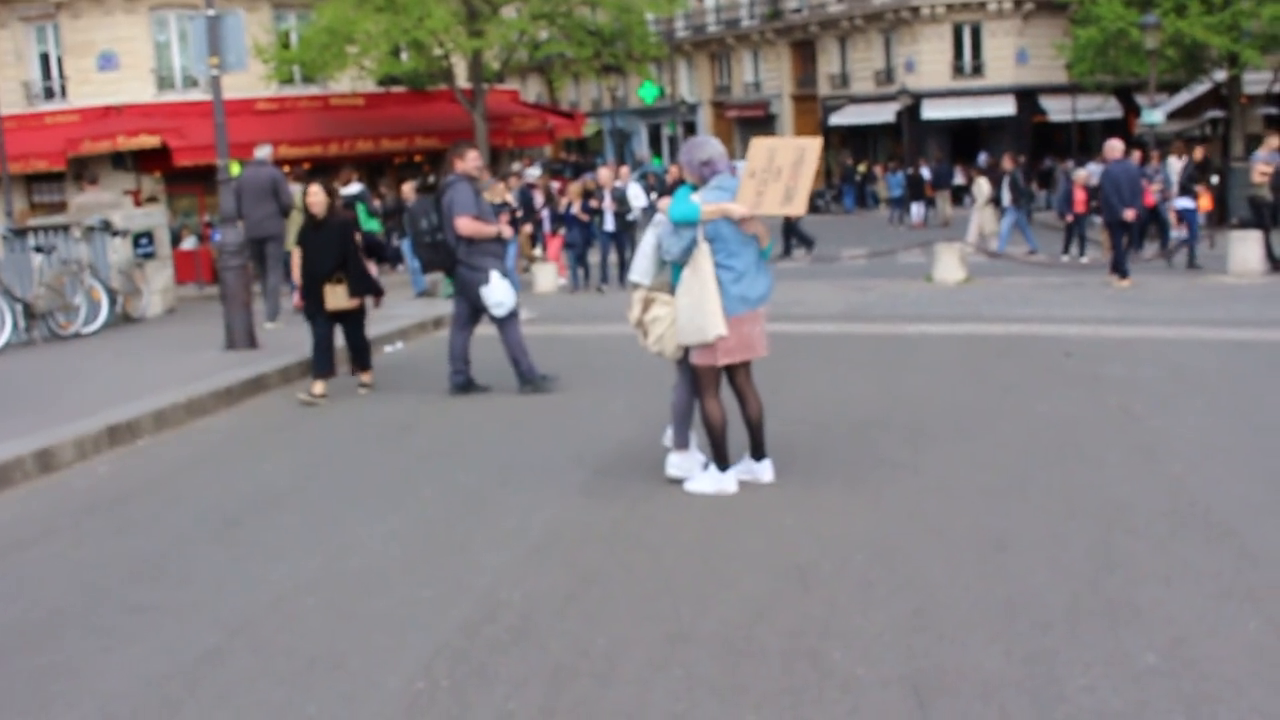
#> input picture frame 20 of video.mp4, 1280 x 720 px, given in place of 162353.crf3.avi, which was not available
$ python test4.py
#> lines starting #> are read from the running program, lines starting #| are printed output that depends on the picture; after the words box and inside, x2 and y2 are one past the last pixel; in counts of white or black regions, pixels touching at a corner belong together; pictures that were not available may be replaced by others from this repository, and a replacement may not be noted
import cv2
import os

def save_binary_frames(video_path, output_folder, img_format='jpg', threshold=127):
    # 動画ファイルを読み込む
#> called with video_path = 'tf-pose-estimation/work/162353.crf3.avi', output_folder = 'tf-pose-estimation/work/output_crf3_f', img_format = 'jpg', threshold = 127
    cap = cv2.VideoCapture(video_path)

    if not cap.isOpened():
        print(f"動画ファイル {video_path} を開けませんでした。")
        return

    # 出力フォルダの作成
    os.makedirs(output_folder, exist_ok=True)

    frame_count = 0
    while True:
        ret, frame = cap.read()
#> frame is the input picture: shape (720, 1280, 3); mean B, G, R 126.8, 125.8, 132.5
        if not ret:
            break

        # グレースケールに変換
        gray = cv2.cvtColor(frame, cv2.COLOR_BGR2GRAY)
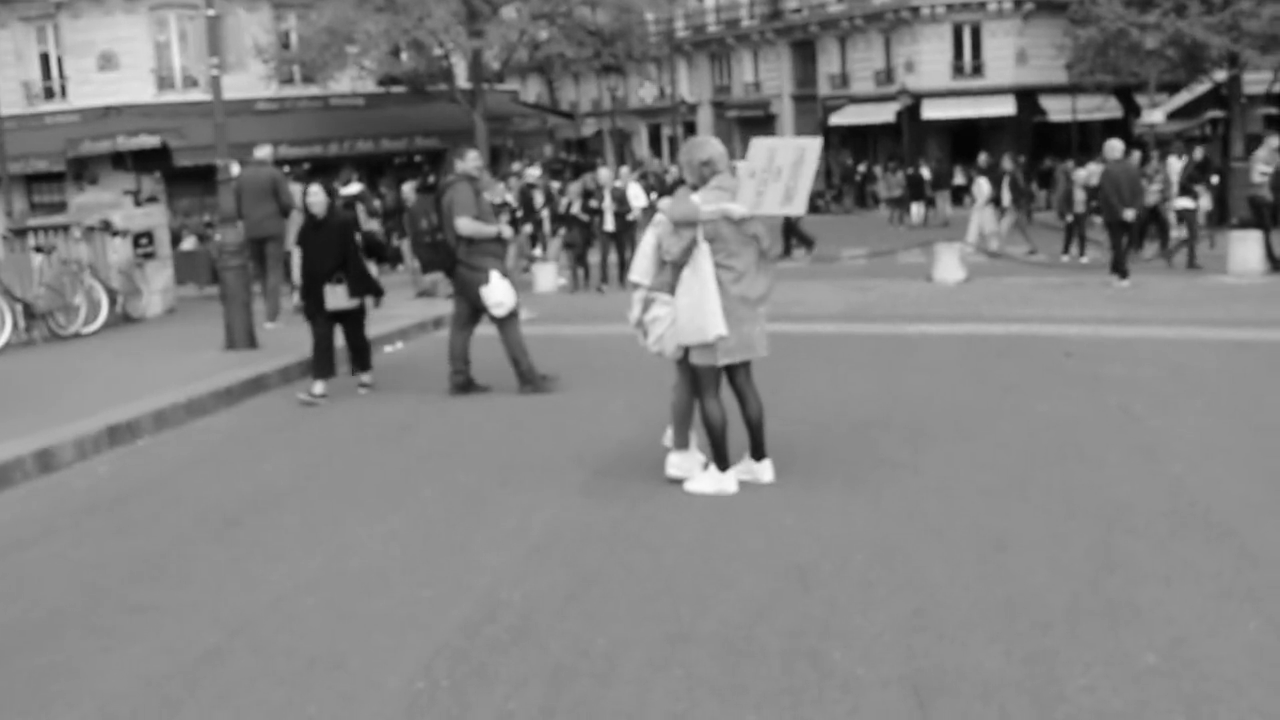
#> gray: shape (720, 1280); min 2, max 254, mean 128

        # 二値化処理
        _, binary = cv2.threshold(gray, threshold, 255, cv2.THRESH_BINARY)
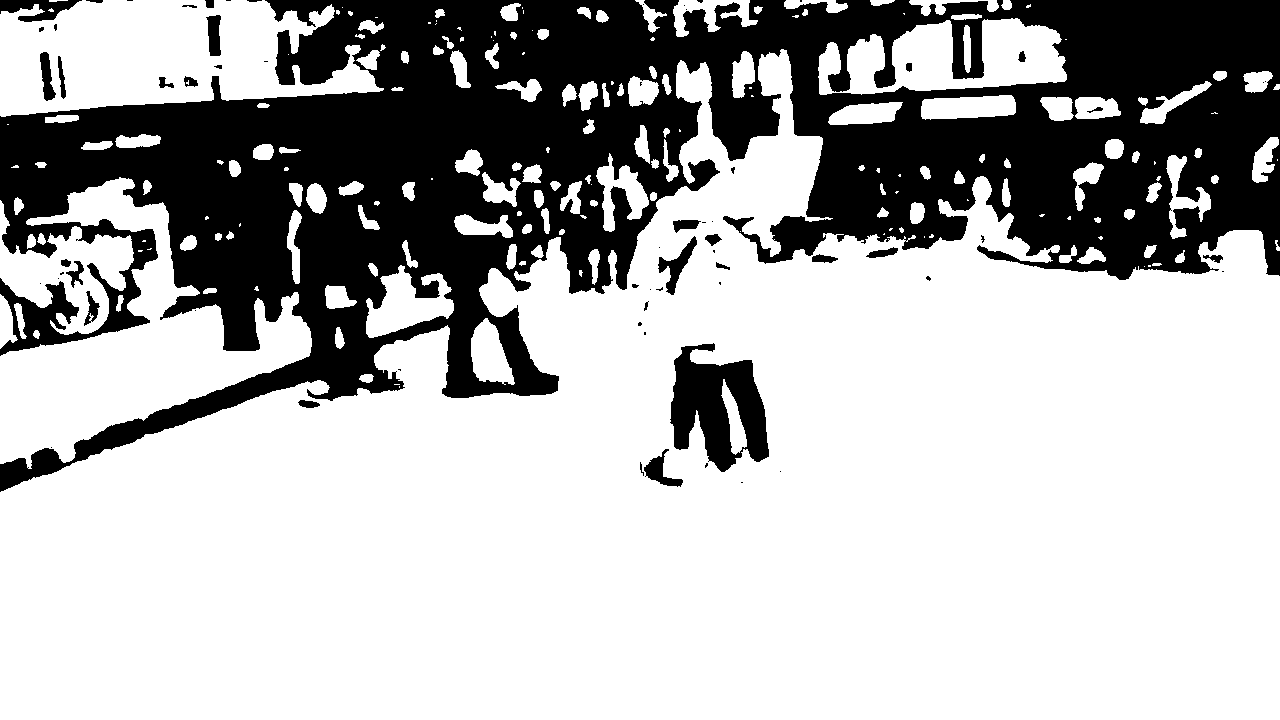
#> binary: shape (720, 1280); 69.8% white; 66 black regions (35 under 20 px), largest, box (x1, y1, x2, y2) and area: (0, 0, 1280, 492) 265364, (670, 343, 769, 472) 7428, (0, 0, 82, 22) 978

        # 二値化されたフレームの書き出し
        frame_filename = f"frame_{frame_count:04d}.{img_format}"
        frame_path = os.path.join(output_folder, frame_filename)
        cv2.imwrite(frame_path, binary)

        frame_count += 1

    cap.release()
    print(f"{frame_count} フレームが二値化されて {output_folder} に保存されました。")

# 使用例
video_path = 'tf-pose-estimation/work/162353.crf3.avi'  # 動画ファイルのパス
output_folder = 'tf-pose-estimation/work/output_crf3_f'  # 画像を保存するフォルダのパス

save_binary_frames(video_path, output_folder)

$ run again, starting later in the video
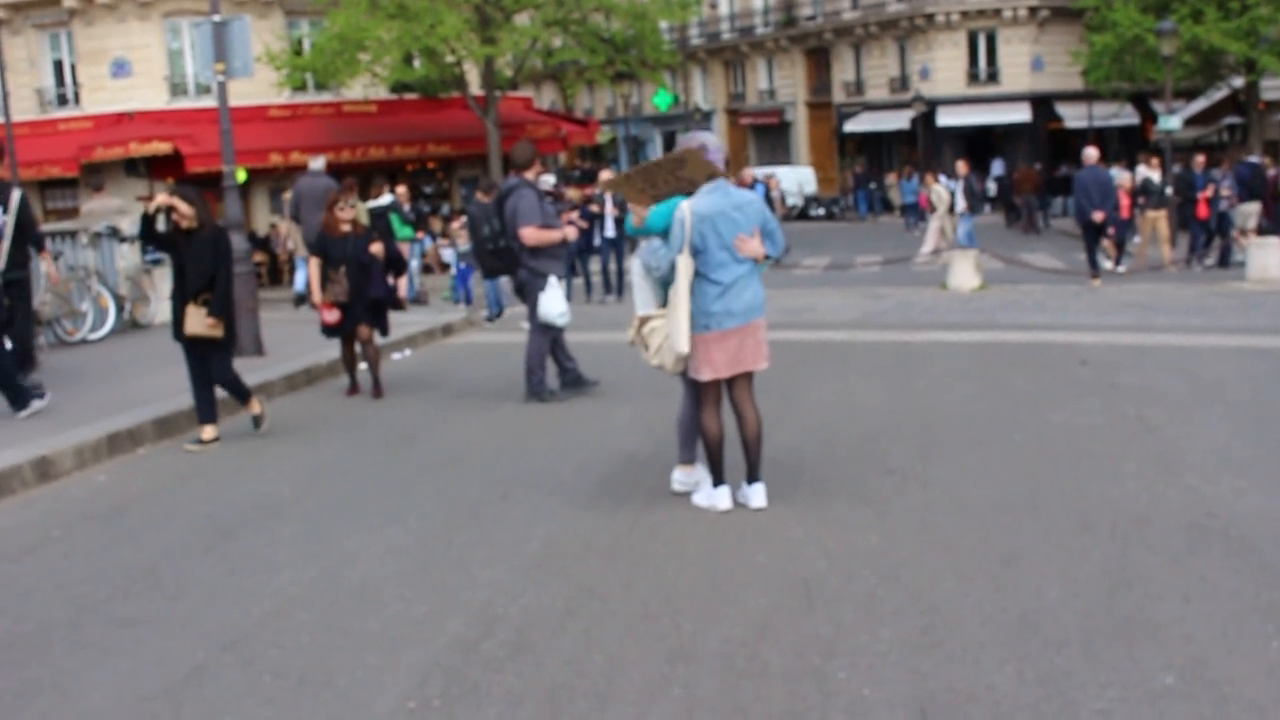
#> input picture frame 92 of video.mp4, 1280 x 720 px, given in place of 162353.crf3.avi, which was not available
#> in save_binary_frames, frame is the input picture: shape (720, 1280, 3); mean B, G, R 118.3, 117.4, 123.5
#> in save_binary_frames, `gray = cv2.cvtColor(frame, cv2.COLOR_BGR2GRAY)`:
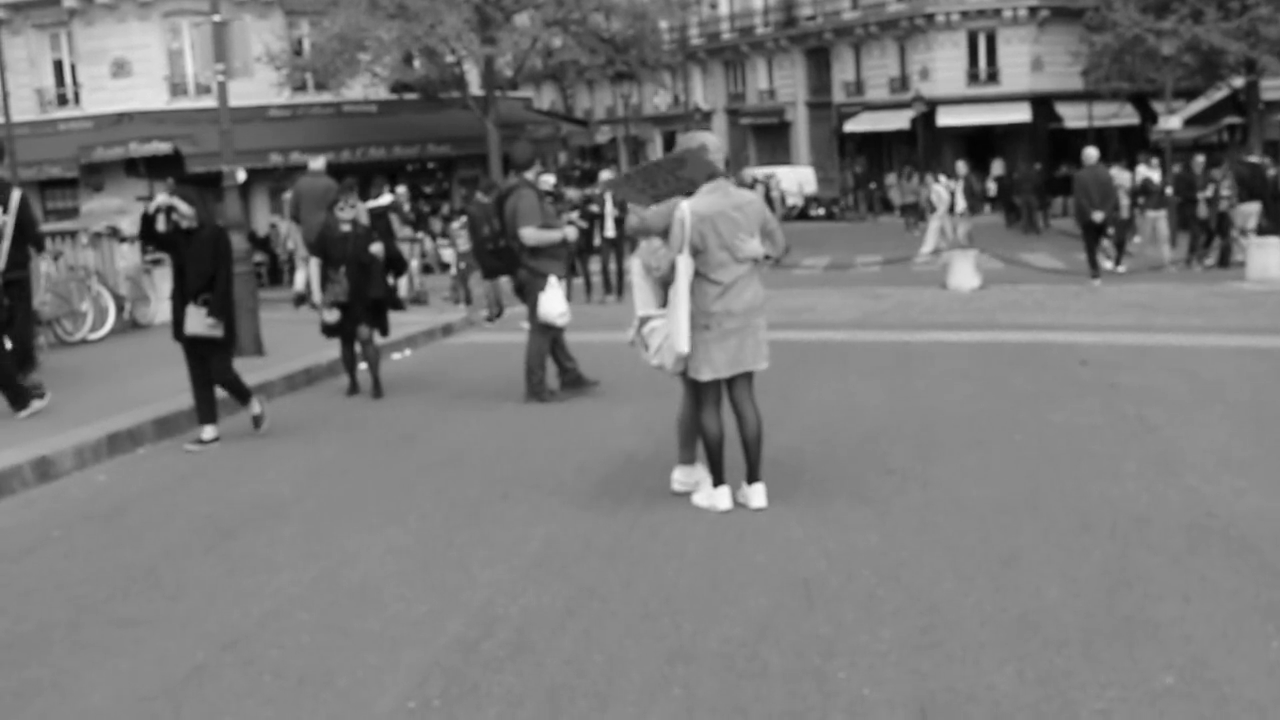
#> gray: shape (720, 1280); min 3, max 248, mean 119.4
#> in save_binary_frames, `_, binary = cv2.threshold(gray, threshold, 255, cv2.THRESH_BINARY)`:
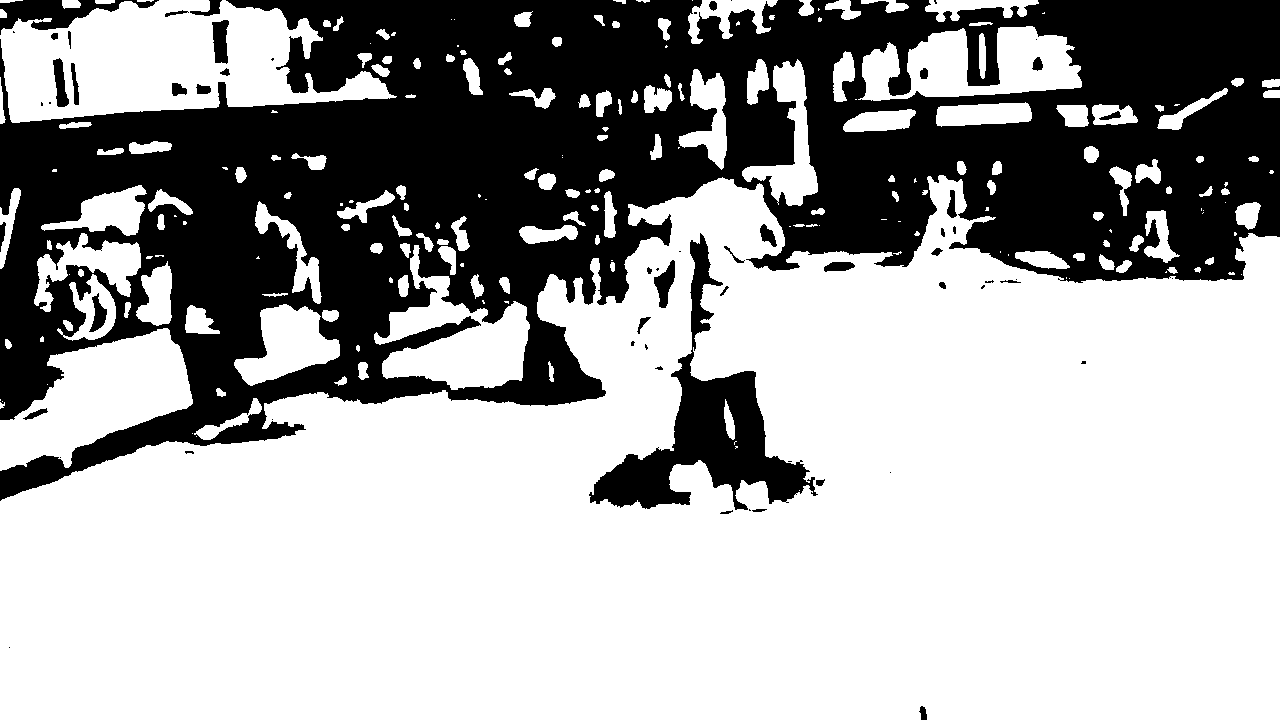
#> binary: shape (720, 1280); 64.9% white; 62 black regions (24 under 20 px), largest, box (x1, y1, x2, y2) and area: (0, 0, 1280, 501) 300819, (589, 233, 818, 510) 15409, (0, 0, 159, 35) 2282

$ run again, starting later in the video
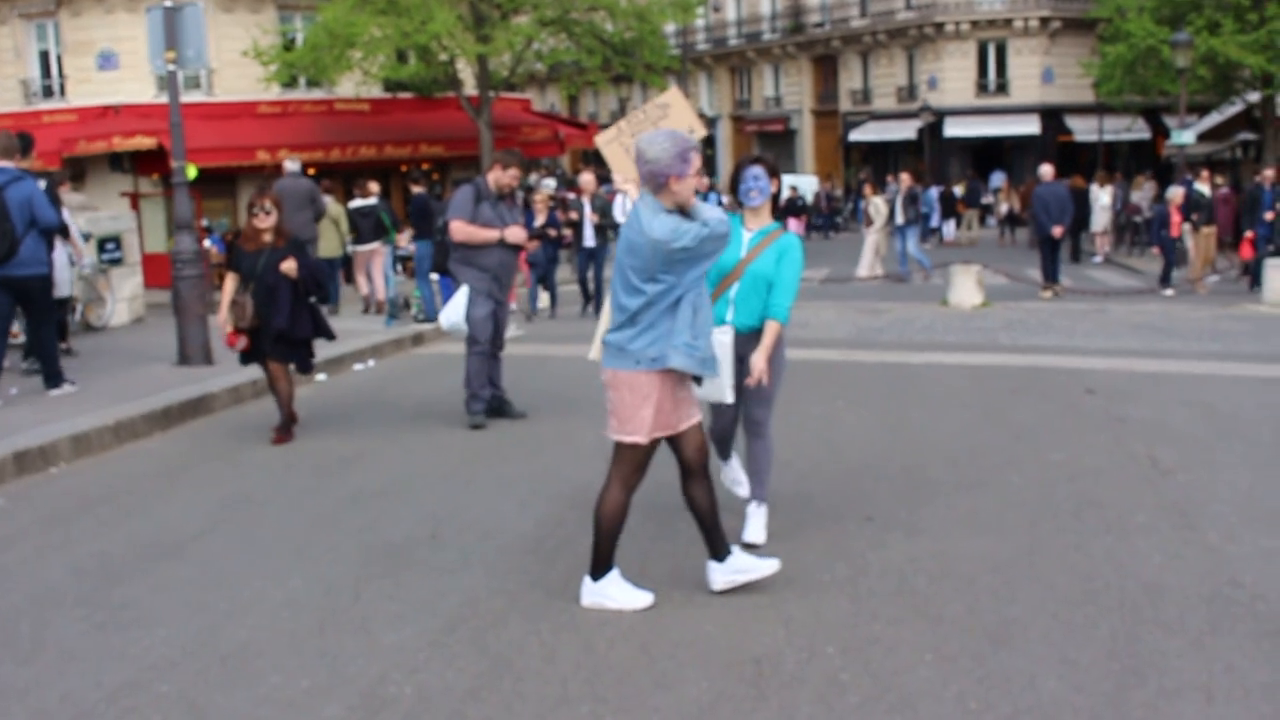
#> input picture frame 164 of video.mp4, 1280 x 720 px, given in place of 162353.crf3.avi, which was not available
#> in save_binary_frames, frame is the input picture: shape (720, 1280, 3); mean B, G, R 118.9, 117.3, 122.5
#> in save_binary_frames, `gray = cv2.cvtColor(frame, cv2.COLOR_BGR2GRAY)`:
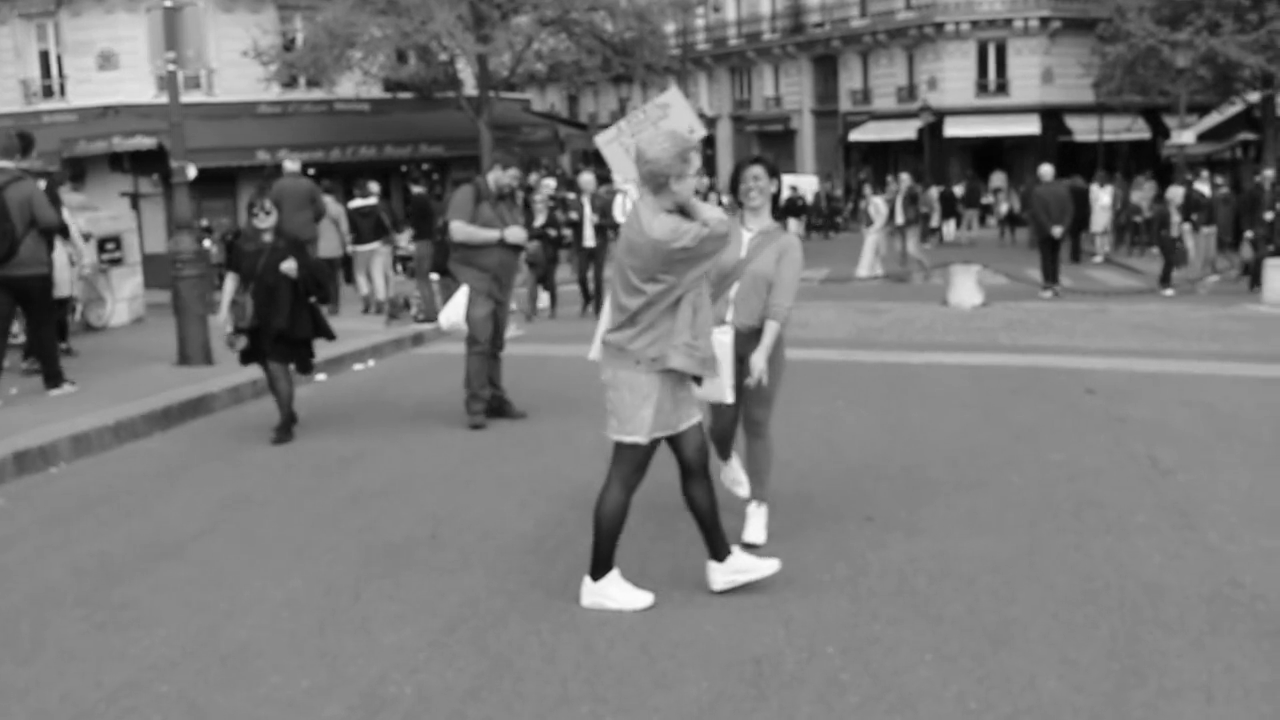
#> gray: shape (720, 1280); min 3, max 253, mean 119
#> in save_binary_frames, `_, binary = cv2.threshold(gray, threshold, 255, cv2.THRESH_BINARY)`:
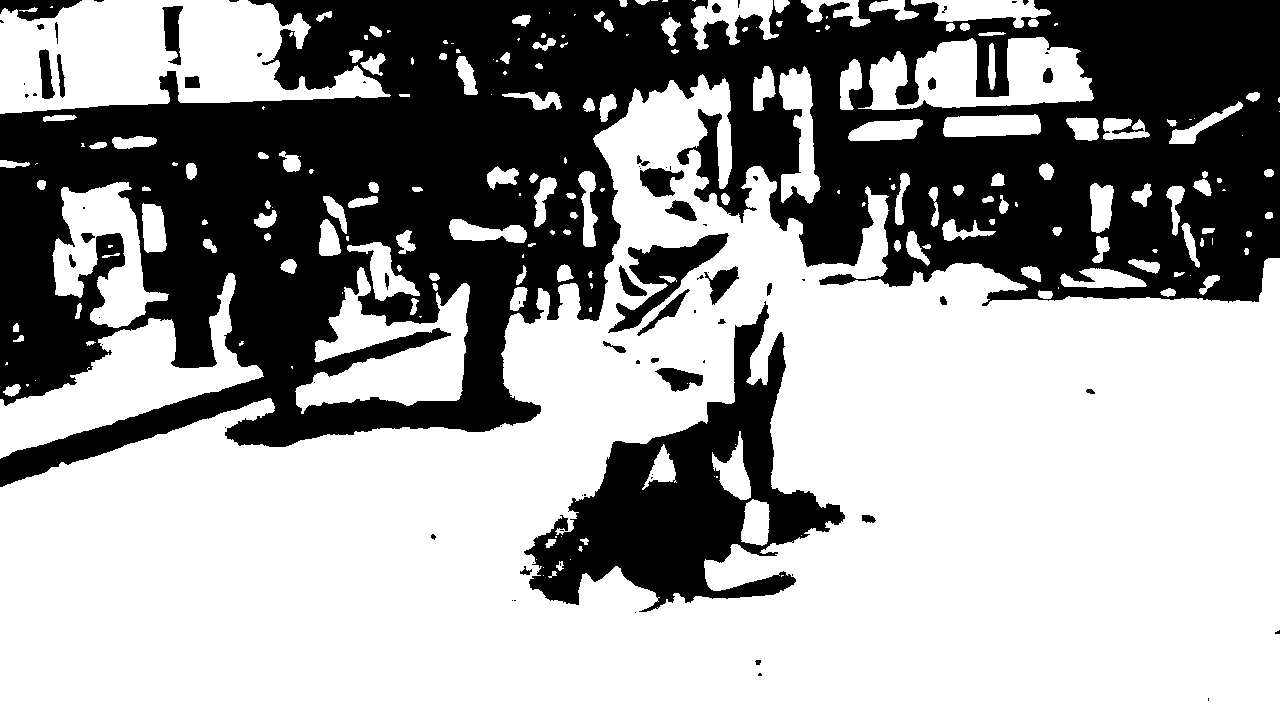
#> binary: shape (720, 1280); 62.2% white; 80 black regions (46 under 20 px), largest, box (x1, y1, x2, y2) and area: (0, 0, 1280, 487) 302752, (524, 301, 845, 612) 34424, (608, 233, 729, 333) 3620
